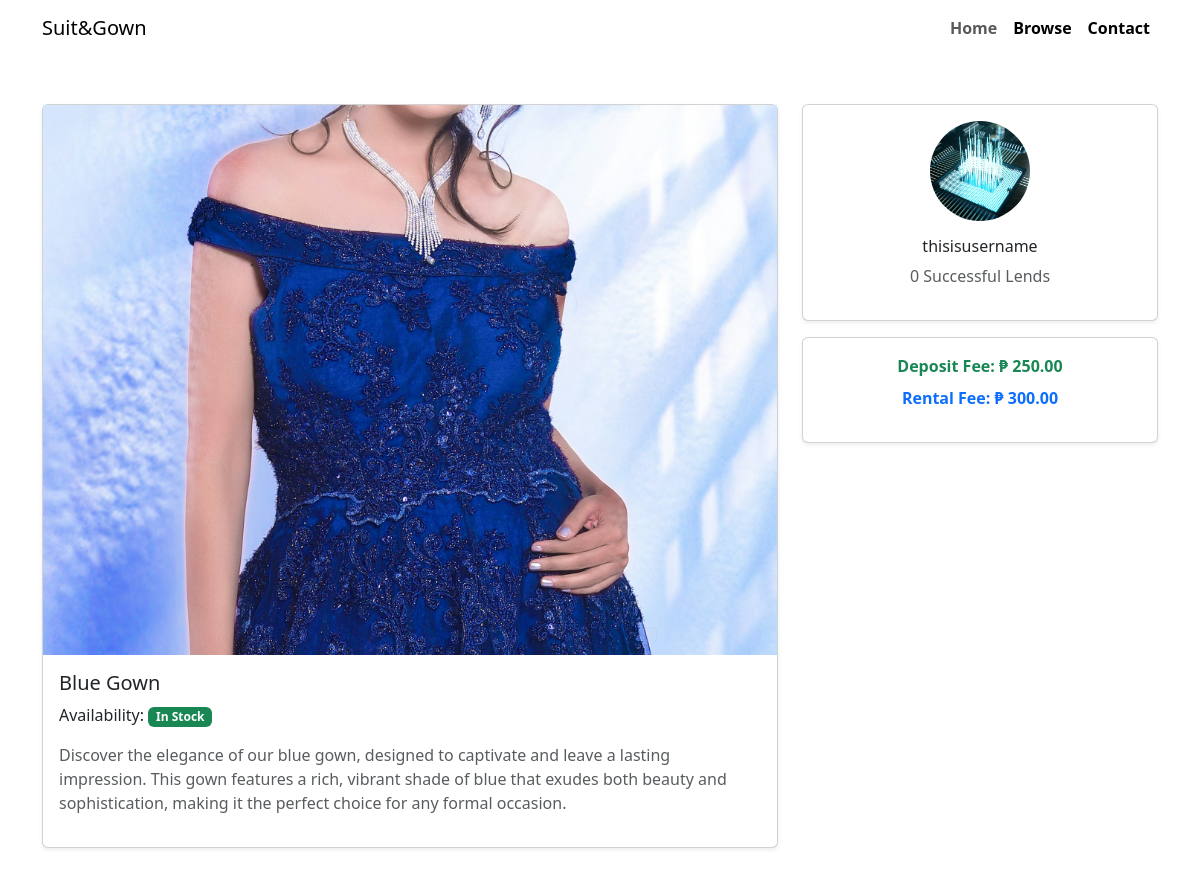
Page /frontend/user/item_details.php?item_id=83 on the committed database.
### tables this page shows
CREATE TABLE `item` (
  `item_id` int(11) NOT NULL,
  `name` varchar(255) DEFAULT NULL,
  `type` varchar(255) DEFAULT NULL,
  `size` decimal(11,2) DEFAULT NULL,
  `deposit_cost` decimal(11,2) DEFAULT NULL,
  `rental_cost` decimal(11,2) DEFAULT NULL,
  `quantity` int(11) DEFAULT 0,
  `owner_id` int(11) DEFAULT NULL,
  `in_stock` tinyint(1) DEFAULT 1,
  `is_active` tinyint(1) DEFAULT 1,
  `photo` varchar(255) NOT NULL,
  `description` varchar(255) NOT NULL
);

CREATE TABLE `user` (
  `user_id` int(11) NOT NULL,
  `first_name` varchar(255) DEFAULT NULL,
  `middle_name` varchar(255) DEFAULT NULL,
  `last_name` varchar(255) DEFAULT NULL,
  `email` varchar(255) DEFAULT NULL,
  `username` varchar(255) DEFAULT NULL,
  `password` varchar(255) DEFAULT NULL,
  `type` enum('admin','lender','client') DEFAULT 'client',
  `successful_lends` int(11) DEFAULT 0,
  `is_active` tinyint(1) DEFAULT 1
);

### backend/classes/item.class.php (called while the page is built, shortened)
<?php
require_once 'database.php';
class Item
{
    public $id;
    protected $db;
    function __construct()
    {
        $this->db = new Database();
    }
    function search_item()
    {
        $sql = "SELECT item.*, user.*
        FROM item
        JOIN user ON item.owner_id = user.user_id
        WHERE item.item_id = :item_id";
        $query = $this->db->connect()->prepare($sql);
        $query->bindParam(':item_id', $this->id);
        if ($query->execute()) {
            return $query = $query->fetchAll();
        } else {
            return [];
        }
    }
}

### backend/classes/database.php (called while the page is built)
<?php
class Database{
    private $host = 'localhost';
    private $username = 'root';
    private $password = '';
    private $database = 'rental_management_system';
    protected $connection;
    function connect(){
        try
			{
				$this->connection = new PDO("mysql:host=$this->host;dbname=$this->database",
											$this->username, $this->password);
			}
			catch (PDOException $e)
			{
				echo "Connection error " . $e->getMessage();
			}
        return $this->connection;
    }
}
?>

### frontend/user/item_details.php (the view, shortened to what this page needs)
<?php
require '../includes/head.php';
require '../includes/header.php';
require_once '../../backend/classes/item.class.php';
$item = new Item();
if (isset($_GET['item_id'])) {
    $item_id = $_GET['item_id'];
    $item->id = $item_id;
    $selected_item = $item->search_item()[0];
}
?>
<div class="container mt-5">
    <div class="row">
        <div class="col-lg-8 mb-4">
            <div class="card shadow-sm">
                <div class="text-center" style="height:550px">
                    <img src="../assets/uploads/<?php echo $selected_item['photo'] ?>" class="img-fluid h-100 w-100" alt="Gown" style=" object-fit: cover;">
                </div>
                <div class="card-body">
                    <h5 class="card-title text-capitalize"><?php echo $selected_item['name']; ?></h5>
                    <p class="card-text">
                        Availability:
                        <span class="badge <?php echo ($selected_item['in_stock']) ? 'bg-success' : 'bg-danger'; ?>">
                            <?php echo ($selected_item['in_stock']) ? 'In Stock' : 'Not Available'; ?>
                        </span>
                    </p>
                    <p class="text-muted"><?php echo $selected_item['description'] ?></p>
                </div>
            </div>
        </div>
        <div class="col-lg-4">
            <div class="card shadow-sm mb-3">
                <div class="card-body text-center">
                    <img class="rounded-circle mb-3" src="../assets/images/user_profile.jpeg" alt="User Profile" style="width: 100px; height: 100px; object-fit: cover;">
                    <h6><?php echo $selected_item['username']; ?></h6>
                    <p class="text-muted"><?php echo $selected_item['successful_lends']; ?> Successful Lends</p>
                </div>
            </div>
            <div class="card shadow-sm mb-3">
                <div class="card-body text-center">
                    <p class="fw-bold text-success mb-2">
                        Deposit Fee: ₱ <?php echo number_format($selected_item['deposit_cost'], 2); ?>
                    </p>
                    <p class="fw-bold text-primary">
                        Rental Fee: ₱ <?php echo number_format($selected_item['rental_cost'], 2); ?>
                    </p>
                </div>
            </div>
        </div>
    </div>
</div>
<?php
require '../includes/footer.php';
?>

### rows in the picture
item: photo (picture), name "Blue Gown", description "Discover the elegance of our blue gown, designed to captivate and leave a lasting impression. This gown features a rich, vibrant shade of blue that exudes both beauty and sophistication, making it the perfect choice for any formal occasion.", owner.username "thisisusername", owner.successful_lends "0", deposit_cost "250.00", rental_cost "300.00"
